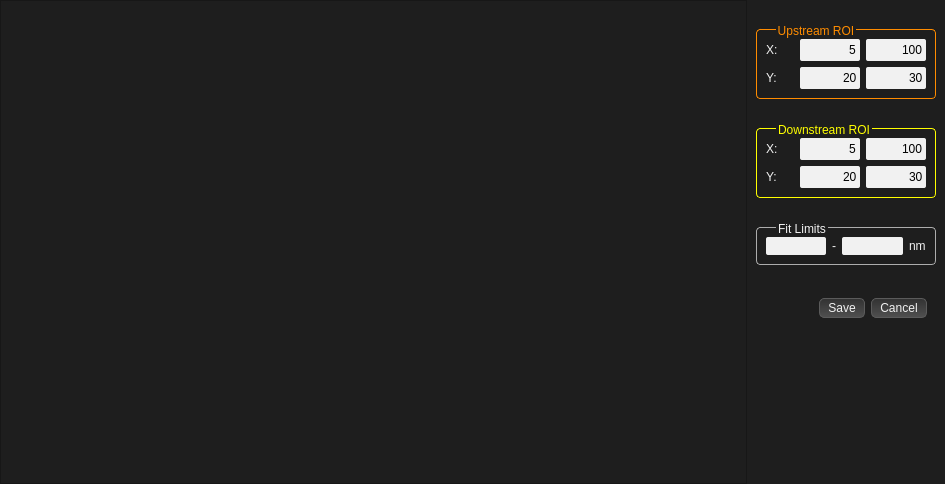
<?xml version="1.0" encoding="UTF-8"?>
<ui version="4.0">
 <class>roi_selector_main_widget</class>
 <widget class="QWidget" name="roi_selector_main_widget">
  <property name="geometry">
   <rect>
    <x>0</x>
    <y>0</y>
    <width>945</width>
    <height>484</height>
   </rect>
  </property>
  <property name="contextMenuPolicy">
   <enum>Qt::NoContextMenu</enum>
  </property>
  <property name="windowTitle">
   <string>Form</string>
  </property>
  <property name="styleSheet">
   <string notr="true">QWidget{  
     background: rgba(30, 30, 30, 255);      
     color: #F1F1F1; 
    font-size: 12px;
 }  

QGroupBox {  
     border: 1px solid #ADADAD;  
     border-radius: 4px;  
	padding-top: 10px;
     margin-top: 5px;  
     padding: 0px  
 }  

QPushButton{  
     color: #F1F1F1;
     background: qlineargradient(spread:pad, x1:0, y1:0, x2:0, y2:1, stop:0 #323232, stop:1 #505050);
     border: 1px solid #5B5B5B;
     border-radius: 5px; 
     padding-left: 8px;
height: 18px;
    padding-right: 8px;   
 }  
QPushButton:pressed{
        margin-top: 2,px;
        margin-left: 2px;   
}
QPushButton::disabled{
}

QPushButton::hover{  
     border:1px solid #ADADAD; 
 }  
 

QPushButton::checked{
    background: qlineargradient(
        x1: 0, y1: 1, 
        x2: 0, y2: 0,
        stop: 0 #727272, 
        stop: 1 #444444
    );
     border:1px solid  rgb(255, 120,00);
}

QPushButton::focus {
    outline: None;
}

 QGroupBox::title {  
      subcontrol-origin: margin;  
      left: 20px  
  }


 QLineEdit  {  
     border-radius: 2px;  
     background: #F1F1F1;  
     color: black;  
    height: 18 px;
 }  


#downstream_roi_box{
	color: rgba(255,255,0,255);
	border: 1px solid rgba(255,255,0,255);
}

#upstream_roi_box{
	color: rgba(255,140,0,255);
	border: 1px solid rgba(255,140,0,255);
}</string>
  </property>
  <layout class="QHBoxLayout" name="horizontalLayout">
   <property name="spacing">
    <number>0</number>
   </property>
   <property name="margin">
    <number>0</number>
   </property>
   <item>
    <widget class="GraphicsLayoutWidget" name="img_view"/>
   </item>
   <item>
    <widget class="QWidget" name="widget" native="true">
     <property name="sizePolicy">
      <sizepolicy hsizetype="Fixed" vsizetype="Preferred">
       <horstretch>0</horstretch>
       <verstretch>0</verstretch>
      </sizepolicy>
     </property>
     <layout class="QVBoxLayout" name="verticalLayout_3">
      <property name="spacing">
       <number>24</number>
      </property>
      <property name="topMargin">
       <number>24</number>
      </property>
      <item>
       <widget class="QGroupBox" name="upstream_roi_box">
        <property name="minimumSize">
         <size>
          <width>180</width>
          <height>0</height>
         </size>
        </property>
        <property name="maximumSize">
         <size>
          <width>180</width>
          <height>16777215</height>
         </size>
        </property>
        <property name="title">
         <string>Upstream ROI</string>
        </property>
        <layout class="QVBoxLayout" name="verticalLayout">
         <item>
          <layout class="QGridLayout" name="gridLayout">
           <item row="0" column="0">
            <widget class="QLabel" name="label_3">
             <property name="text">
              <string>X:</string>
             </property>
            </widget>
           </item>
           <item row="0" column="2">
            <widget class="QLineEdit" name="us_x_max_txt">
             <property name="minimumSize">
              <size>
               <width>60</width>
               <height>22</height>
              </size>
             </property>
             <property name="maximumSize">
              <size>
               <width>60</width>
               <height>16777215</height>
              </size>
             </property>
             <property name="text">
              <string>100</string>
             </property>
             <property name="alignment">
              <set>Qt::AlignRight|Qt::AlignTrailing|Qt::AlignVCenter</set>
             </property>
            </widget>
           </item>
           <item row="0" column="1">
            <widget class="QLineEdit" name="us_x_min_txt">
             <property name="minimumSize">
              <size>
               <width>60</width>
               <height>22</height>
              </size>
             </property>
             <property name="maximumSize">
              <size>
               <width>60</width>
               <height>16777215</height>
              </size>
             </property>
             <property name="text">
              <string>5</string>
             </property>
             <property name="alignment">
              <set>Qt::AlignRight|Qt::AlignTrailing|Qt::AlignVCenter</set>
             </property>
            </widget>
           </item>
           <item row="1" column="0">
            <widget class="QLabel" name="label_4">
             <property name="text">
              <string>Y:</string>
             </property>
            </widget>
           </item>
           <item row="1" column="1">
            <widget class="QLineEdit" name="us_y_min_txt">
             <property name="minimumSize">
              <size>
               <width>60</width>
               <height>22</height>
              </size>
             </property>
             <property name="maximumSize">
              <size>
               <width>60</width>
               <height>16777215</height>
              </size>
             </property>
             <property name="text">
              <string>20</string>
             </property>
             <property name="alignment">
              <set>Qt::AlignRight|Qt::AlignTrailing|Qt::AlignVCenter</set>
             </property>
            </widget>
           </item>
           <item row="1" column="2">
            <widget class="QLineEdit" name="us_y_max_txt">
             <property name="minimumSize">
              <size>
               <width>60</width>
               <height>22</height>
              </size>
             </property>
             <property name="maximumSize">
              <size>
               <width>60</width>
               <height>16777215</height>
              </size>
             </property>
             <property name="text">
              <string>30</string>
             </property>
             <property name="alignment">
              <set>Qt::AlignRight|Qt::AlignTrailing|Qt::AlignVCenter</set>
             </property>
            </widget>
           </item>
          </layout>
         </item>
        </layout>
       </widget>
      </item>
      <item>
       <widget class="QGroupBox" name="downstream_roi_box">
        <property name="minimumSize">
         <size>
          <width>180</width>
          <height>0</height>
         </size>
        </property>
        <property name="maximumSize">
         <size>
          <width>180</width>
          <height>16777215</height>
         </size>
        </property>
        <property name="title">
         <string>Downstream ROI</string>
        </property>
        <layout class="QVBoxLayout" name="verticalLayout_2">
         <item>
          <layout class="QGridLayout" name="gridLayout_2">
           <item row="0" column="2">
            <widget class="QLineEdit" name="ds_x_max_txt">
             <property name="minimumSize">
              <size>
               <width>60</width>
               <height>22</height>
              </size>
             </property>
             <property name="maximumSize">
              <size>
               <width>60</width>
               <height>16777215</height>
              </size>
             </property>
             <property name="text">
              <string>100</string>
             </property>
             <property name="alignment">
              <set>Qt::AlignRight|Qt::AlignTrailing|Qt::AlignVCenter</set>
             </property>
            </widget>
           </item>
           <item row="0" column="0">
            <widget class="QLabel" name="label_7">
             <property name="text">
              <string>X:</string>
             </property>
            </widget>
           </item>
           <item row="0" column="1">
            <widget class="QLineEdit" name="ds_x_min_txt">
             <property name="minimumSize">
              <size>
               <width>60</width>
               <height>22</height>
              </size>
             </property>
             <property name="maximumSize">
              <size>
               <width>60</width>
               <height>16777215</height>
              </size>
             </property>
             <property name="text">
              <string>5</string>
             </property>
             <property name="alignment">
              <set>Qt::AlignRight|Qt::AlignTrailing|Qt::AlignVCenter</set>
             </property>
            </widget>
           </item>
           <item row="1" column="2">
            <widget class="QLineEdit" name="ds_y_max_txt">
             <property name="minimumSize">
              <size>
               <width>60</width>
               <height>22</height>
              </size>
             </property>
             <property name="maximumSize">
              <size>
               <width>60</width>
               <height>16777215</height>
              </size>
             </property>
             <property name="text">
              <string>30</string>
             </property>
             <property name="alignment">
              <set>Qt::AlignRight|Qt::AlignTrailing|Qt::AlignVCenter</set>
             </property>
            </widget>
           </item>
           <item row="1" column="1">
            <widget class="QLineEdit" name="ds_y_min_txt">
             <property name="minimumSize">
              <size>
               <width>60</width>
               <height>22</height>
              </size>
             </property>
             <property name="maximumSize">
              <size>
               <width>60</width>
               <height>16777215</height>
              </size>
             </property>
             <property name="text">
              <string>20</string>
             </property>
             <property name="alignment">
              <set>Qt::AlignRight|Qt::AlignTrailing|Qt::AlignVCenter</set>
             </property>
            </widget>
           </item>
           <item row="1" column="0">
            <widget class="QLabel" name="label_8">
             <property name="text">
              <string>Y:</string>
             </property>
            </widget>
           </item>
          </layout>
         </item>
        </layout>
       </widget>
      </item>
      <item>
       <widget class="QGroupBox" name="fitting_roi_box">
        <property name="minimumSize">
         <size>
          <width>180</width>
          <height>0</height>
         </size>
        </property>
        <property name="maximumSize">
         <size>
          <width>180</width>
          <height>16777215</height>
         </size>
        </property>
        <property name="title">
         <string>Fit Limits</string>
        </property>
        <layout class="QGridLayout" name="gridLayout_4">
         <item row="0" column="0">
          <layout class="QHBoxLayout" name="horizontalLayout_10">
           <item>
            <layout class="QHBoxLayout" name="horizontalLayout_11">
             <property name="spacing">
              <number>7</number>
             </property>
             <item>
              <widget class="QLineEdit" name="fit_from_txt">
               <property name="maximumSize">
                <size>
                 <width>800</width>
                 <height>16777215</height>
                </size>
               </property>
               <property name="alignment">
                <set>Qt::AlignRight|Qt::AlignTrailing|Qt::AlignVCenter</set>
               </property>
              </widget>
             </item>
            </layout>
           </item>
           <item>
            <widget class="QLabel" name="label_9">
             <property name="sizePolicy">
              <sizepolicy hsizetype="Minimum" vsizetype="Preferred">
               <horstretch>0</horstretch>
               <verstretch>0</verstretch>
              </sizepolicy>
             </property>
             <property name="styleSheet">
              <string notr="true"/>
             </property>
             <property name="text">
              <string>-</string>
             </property>
            </widget>
           </item>
           <item>
            <widget class="QLineEdit" name="fit_to_txt">
             <property name="maximumSize">
              <size>
               <width>800</width>
               <height>16777215</height>
              </size>
             </property>
             <property name="baseSize">
              <size>
               <width>50</width>
               <height>0</height>
              </size>
             </property>
             <property name="alignment">
              <set>Qt::AlignRight|Qt::AlignTrailing|Qt::AlignVCenter</set>
             </property>
            </widget>
           </item>
           <item>
            <widget class="QLabel" name="label_10">
             <property name="text">
              <string>nm</string>
             </property>
            </widget>
           </item>
          </layout>
         </item>
        </layout>
       </widget>
      </item>
      <item>
       <widget class="QWidget" name="widget_2" native="true">
        <property name="minimumSize">
         <size>
          <width>180</width>
          <height>0</height>
         </size>
        </property>
        <property name="maximumSize">
         <size>
          <width>180</width>
          <height>16777215</height>
         </size>
        </property>
        <layout class="QHBoxLayout" name="horizontalLayout_5">
         <item>
          <spacer name="horizontalSpacer">
           <property name="orientation">
            <enum>Qt::Horizontal</enum>
           </property>
           <property name="sizeHint" stdset="0">
            <size>
             <width>40</width>
             <height>20</height>
            </size>
           </property>
          </spacer>
         </item>
         <item>
          <widget class="QPushButton" name="save_btn">
           <property name="maximumSize">
            <size>
             <width>80</width>
             <height>16777215</height>
            </size>
           </property>
           <property name="text">
            <string>Save</string>
           </property>
          </widget>
         </item>
         <item>
          <widget class="QPushButton" name="cancel_btn">
           <property name="maximumSize">
            <size>
             <width>80</width>
             <height>16777215</height>
            </size>
           </property>
           <property name="text">
            <string>Cancel</string>
           </property>
          </widget>
         </item>
        </layout>
       </widget>
      </item>
      <item>
       <spacer name="verticalSpacer">
        <property name="orientation">
         <enum>Qt::Vertical</enum>
        </property>
        <property name="sizeHint" stdset="0">
         <size>
          <width>20</width>
          <height>40</height>
         </size>
        </property>
       </spacer>
      </item>
     </layout>
    </widget>
   </item>
  </layout>
 </widget>
 <customwidgets>
  <customwidget>
   <class>GraphicsLayoutWidget</class>
   <extends>QGraphicsView</extends>
   <header>pyqtgraph</header>
  </customwidget>
 </customwidgets>
 <resources/>
 <connections/>
</ui>
